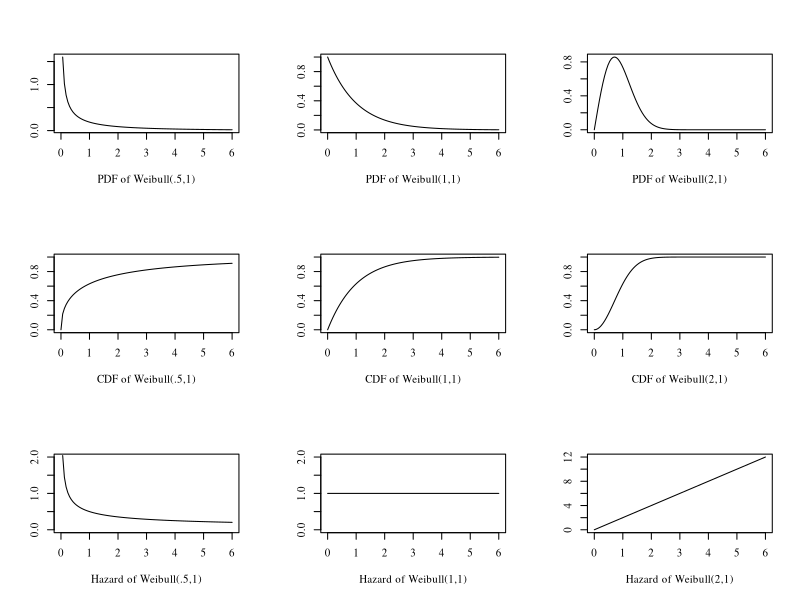

The R script that drew this image:
## ---- chunk 1
par(mfrow=c(3,3), family="serif")

weihaz <- function(x,a,b) {(a/b)*(x/b)^(a-1)}

curve(dweibull(x,.5,1),xlim=c(0,6),ylab="",xlab="PDF of Weibull(.5,1)")
curve(dweibull(x,1,1),xlim=c(0,6),ylab="",xlab="PDF of Weibull(1,1)")
curve(dweibull(x,2,1),xlim=c(0,6),ylab="",xlab="PDF of Weibull(2,1)")
curve(pweibull(x,.5,1),xlim=c(0,6),ylim=c(0,1),ylab="",xlab="CDF of Weibull(.5,1)")
curve(pweibull(x,1,1),xlim=c(0,6),ylim=c(0,1),ylab="",xlab="CDF of Weibull(1,1)")
curve(pweibull(x,2,1),xlim=c(0,6),ylim=c(0,1),ylab="",xlab="CDF of Weibull(2,1)")
curve(weihaz(x,.5,1),xlim=c(0,6),ylim=c(0,2),ylab="",xlab="Hazard of Weibull(.5,1)")
curve(weihaz(x,1,1),xlim=c(0,6),ylim=c(0,2),ylab="",xlab="Hazard of Weibull(1,1)")
curve(weihaz(x,2,1),xlim=c(0,6),ylab="",xlab="Hazard of Weibull(2,1)")
